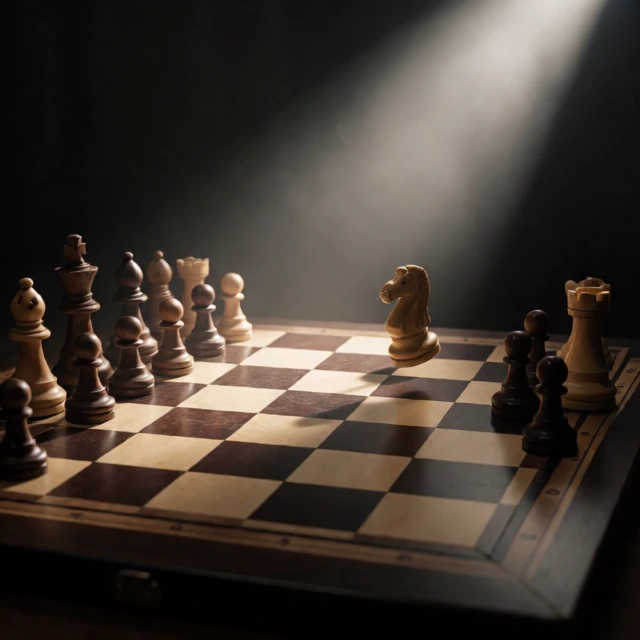
#> input picture bot/thumbs_src/gen01_58c1a01e.webp, 640 x 640 px; its folder holds only this picture in this run
$ python make_thumbnail.py
#> lines starting #> are read from the running program, lines starting #| are printed output that depends on the picture
### bot/gold_thumb.py
# -*- coding: utf-8 -*-
"""Chess thumbnails: 16:9 (long) and 9:16 (short).
Gold Impact text on black bordered boxes, centered, attention hooks."""
import os, sys
from PIL import Image, ImageDraw, ImageFont, ImageEnhance, ImageFilter, ImageOps

IMPACT = r"C:\Windows\Fonts\impact.ttf"
ALT = [r"C:\Windows\Fonts\arialbd.ttf", r"C:\Windows\Fonts\ariblk.ttf"]

GOLD_TOP = (255, 238, 140)
GOLD_MID = (255, 197, 34)
GOLD_BOT = (166, 112, 0)

MODES = {"long": (1280, 720), "short": (720, 1280)}


def _build_hooks():
    """Big rotating pool of attention hooks.

    Rules: no "mate in 1/2" claims (the answer may be 3 moves deep),
    no fixed move counts, every line is a question or a dare.
    """
    h = [
        "HOW ARE YOU GOING TO SOLVE THIS?",
        "TELL ME YOU CAN SOLVE THIS",
        "SO... HOW DO YOU SOLVE THIS?",
        "THIS ONE WILL HURT YOUR BRAIN",
        "YOU CAN'T SOLVE THIS PUZZLE",
        "CAN YOU SOLVE THIS PUZZLE?",
        "ONLY 1% SOLVE THIS",
        "IMPOSSIBLE CHESS PUZZLE",
        "FIND THE MOVE OR LOSE",
        "THIS POSITION IS A LIE",
        "99% PLAY THE WRONG MOVE",
        "GRANDMASTER LEVEL TRAP",
        "SOLVE IT IN 5 SECONDS",
        "THE PUZZLE THAT BREAKS ENGINES",
        "HIDDEN KILL IS HERE",
        "LOOK CLOSER AT F7",
        "NOBODY SEES THIS COMING",
        "BLACK IS DOOMED... OR IS HE?",
        "THE SILENT KILLER MOVE",
        "SACRIFICE THAT WINS IT ALL",
        "STOP! LOOK AT THE BOARD",
        "WHY IS THIS A TRAP?",
        "YOU'LL MISS THIS MOVE",
        "FIND THE WINNING BLOW",
        "TEST YOUR BRAIN NOW",
        "THE BRILLIANT MOVE",
        "SPOT THE WINNING LINE",
        "CAN YOU CRACK THIS?",
        "THE FORK NOBODY SAW",
        "YOUR MOVE... FIND IT",
        "MISS IT AND YOU LOSE",
        "THE TRAP IS SET",
        "SHOCKING FINAL MOVE",
        "HISTORY'S BEST SACRIFICE",
        "EVERY GRANDMASTER KNOWS THIS",
        "THE MOVE THEY FEAR",
        "THIS LOSES THE GAME",
        "HIDDEN IN PLAIN SIGHT",
        "DON'T MOVE THE KNIGHT",
        "THE PERFECT AMBUSH",
        "NOT EVEN ENGINE CAN SAVE THIS",
        "THE KING IS TRAPPED",
        "NOBODY SEES THE FORK",
        "PLAY THIS AND WIN",
        "THE DEADLIEST SQUARE",
        "CALCULATE IT NOW",
        "THE CHESS ILLUSION",
        "THIS CHANGES EVERYTHING",
        "IF YOU SEE IT, YOU'RE GOOD",
        "BLUNDERS EVERYONE MAKES",
        "SOLVE OR SCROLL AWAY",
        "ARE YOU A CHESS MASTER?",
        "WILL YOU FIND IT?",
        "THE BEST MOVE IS NOT OBVIOUS",
        "CHESS GENIUSES ONLY",
        "STARE AT THIS FOR 10 SECONDS",
        "WHY IS EVERYONE BLUNDERING HERE?",
        "THE MOVE NO CLUB PLAYER SEES",
        "ONE CLICK AND YOU'RE STUCK",
        "STOP SCROLLING. SOLVE THIS.",
        "READ THE BOARD OR REGRET IT",
        "YOUR EYES WILL LIE TO YOU",
        "THE QUIET MOVE THAT HURTS MOST",
        "EVERY SQUARE IS A TRAP HERE",
        "CAN YOU SEE WHAT THE ENGINE SEES?",
        "9 OUT OF 10 MISS THIS",
        "THIS LOOKS SAFE. IT ISN'T.",
        "FIND IT BEFORE I FLIP THE BOARD",
        "THE MOST MISSED MOVE ONLINE",
        "WHAT WOULD YOU PLAY HERE?",
        "YOUR TURN. THINK.",
        "DON'T GUESS. CALCULATE.",
        "THE DEFENCE NOBODY BELIEVES IN",
        "SACRIFICE FIRST, THINK LATER",
        "ONE MOVE DECIDES EVERYTHING",
        "WHY IS THE ROOK SITTING THERE?",
        "THE HANGING PIECE IS A BAIT",
        "IT LOOKS LOSING. IT'S NOT.",
        "IT LOOKS WINNING. IT'S NOT.",
        "THE COUNTER NOBODY EXPECTS",
        "SOLVE THIS LIKE A GRANDMASTER",
        "YOU HAVE ONE TRY. USE IT.",
        "SHARP EYES ONLY",
        "THE TACTIC HIDDEN IN 3 PIECES",
        "FIND THE ONLY MOVE THAT WORKS",
        "EVERY OTHER MOVE LOSES",
        "TRY IT. I'LL WAIT.",
        "THE POSITION THAT FOOLS ENGINES",
        "CAN YOU HOLD THIS DEFENCE?",
        "THIS IS WHY YOU LOSE ENDGAMES",
        "THE PAWN THAT WINS THE GAME",
        "WATCH THE DARK SQUARES",
        "THE FORK IS ALREADY THERE",
        "COUNT THE DEFENDERS FIRST",
        "ONE SQUARE CHANGES EVERYTHING",
        "THE MOVE THAT SHOOK THE TOURNAMENT",
        "TRUST YOUR CALCULATION",
        "NO HINTS. JUST THE BOARD.",
        "THE LAST PIECE THAT MATTERS",
        "YOU ARE ABOUT TO BLUNDER",
        "SOLVE IT BEFORE THE CLOCK HITS 0",
        "WHY DID THEY GIVE UP THE PIECE?",
        "IS THE KING REALLY SAFE?",
        "THE OPEN FILE IS THE KEY",
        "MISS THIS AND IT'S OVER",
        "THE DEFLECTION THAT WINS MATERIAL",
        "FIND THE PIN BEFORE IT'S TOO LATE",
        "THE EXCHANGE THAT CHANGES EVERYTHING",
        "CAN YOU SPOT THE BACK RANK?",
        "THIS ENDGAME ISN'T DRAWN",
        "THE MOVE THAT BREAKS THE FORTRESS",
        "WHY IS THE KNIGHT SO STRONG HERE?",
        "YOUR FIRST INSTINCT IS WRONG",
        "CALCULATE TO THE END",
        "THE SILENT THREAT ON THE NEXT MOVE",
        "GRANDMASTERS SEE THIS INSTANTLY",
        "ONLY PATIENT PLAYERS FIND THIS",
        "THE QUIETEST WIN OF THE DAY",
        "LOOK TWICE BEFORE YOU TOUCH A PIECE",
        "WHY IS EVERY PIECE DEFENDING?",
        "THE SACRIFICE THAT MAKES NO SENSE",
        "IT'S NOT ABOUT THE PIECES",
        "THE MOVE YOU'LL WISH YOU FOUND",
        "ARE YOU BRAVE ENOUGH TO SACRIFICE?",
        "TWO PIECES ARE AWAITING YOU",
        "FIND THE MOVE EVERYONE MISSES",
        "THE LONGEST CALCULATION WINS",
        "THIS PUZZLE DOESN'T FORGIVE",
        "STEP BY STEP. MOVE BY MOVE.",
        "WHY IS THE QUEEN THERE?",
        "THE MOVE THAT SILENCES THE ROOM",
        "YOU SEE A DRAW. I SEE A WIN.",
        "THE ONLY CHANCE IS HIDDEN",
        "BLINK AND IT'S GONE",
        "THE WIN IS IN THE DETAILS",
        "PLAY THE MOVE THAT SCARES THEM",
        "HUNT THE WEAK KING",
        "THE PAWN STORM STARTS NOW",
        "COULD YOU DEFEND THIS?",
        "THE TACTIC YOUR COACH TAUGHT YOU",
        "IT ALL DEPENDS ON ONE MOVE",
        "YOUR CALCULATION STARTS NOW",
        "SEE THE FORK BEFORE YOU MOVE",
        "THE BEST DEFENCE IS A COUNTERATTACK",
        "WHY IS THIS POSITION DRAWN?",
        "FIND THE ONLY RESOURCE",
        "THE MOVE THAT SAVES THE GAME",
        "PLAY LIKE A CHAMPION",
        "THIS BOARD IS FULL OF SECRETS",
        "ONE MISTAKE ENDS IT",
        "THE HIDDEN DEFENCE",
        "CAN YOU OUTPLAY THE ENGINE?",
        "THE MOST BEAUTIFUL MOVE HERE",
        "WHERE IS THE COUNTERPLAY?",
        "THE REASON BEHIND THE SACRIFICE",
        "THINK BEFORE YOU RECAREER",
        "THE SQUARE THEY ALL FORGET",
        "YOU ARE CLOSER THAN YOU THINK",
        "SOLVE IT LIKE THE WORLD CHAMPION",
        "THE MOVE THAT ENDS THE ARGUMENT",
        "NO SHORTCUTS HERE",
        "THE ENDGAME TRICK THAT WORKS EVERY TIME",
        "WHY IS THE BISHOP AIMING THERE?",
        "SPOT THE UNDEFENDED PIECE",
        "THE STRATEGIC MOVE NOBODY TALKS ABOUT",
        "READ MY MIND. FIND THE MOVE.",
        "THIS POSITION HAS ONE ANSWER",
        "FIND IT AND YOU'RE READY",
        "THE CRITICAL MOMENT",
        "DARE TO CALCULATE DEEPER",
        "THE MOVE THAT OPENS EVERYTHING",
        "WATCH THE COUNTERPLAY",
        "YOU'LL THANK ME AFTER THIS",
        "THE LAST DEFENCE COLLAPSES",
        "WHY DID THE ENGINE PANIC?",
        "WHERE IS THE CHECKMATE NET?",
        "THE MOVE THAT CHANGES THE PLAN",
        "TRY TO FIND IT WITHOUT MOVING",
        "ATTACK FROM THE OTHER SIDE",
        "THE OPENING TRAP RETURNS",
        "NOTHING HERE IS WHAT IT SEEMS",
        "THE KING WISHES IT HAD AN ESCAPE",
        "EVERY MOVE HAS A PRICE",
        "THE ACCURATE MOVE IS SURPRISING",
        "THINK LIKE A MACHINE",
        "THIS BOARD IS A LIE",
        "FIND THE WIN THE CROWD MISSED",
        "THE FINAL PIECE OF THE PUZZLE",
        "LOOK AT THE H FILE",
        "THE MOST UNLUCKY BLUNDER",
        "WHY IS BLACK SMILING HERE?",
        "WHY IS WHITE SMILING HERE?",
        "COUNT THE TEMPI",
        "ONE INACCURACY AND IT'S GONE",
        "THE MOVE THAT WINS THE TIEBREAK",
        "THE ONLY SQUARE THAT WORKS",
        "YOU ARE ONE MOVE AWAY",
        "IT'S NOT OVER UNTIL IT'S OVER",
        "TRUST THE FORK",
        "THIS IS HOW CHAMPIONS THINK",
        "THE PUZZLE EVERYONE GETS WRONG",
        "SOLVE IT NOW. DON'T WAIT.",
        "THE PIN THAT DECIDES THE GAME",
        "THE MOVES SPEAK FOR THEMSELVES",
        "WATCH OUT FOR THE BACK RANKER",
        "THE SMOTHERED KING IS WAITING",
        "DISCOVER THE HIDDEN ATTACK",
        "THE MOVE THAT SHOCKED THE COMMENTATORS",
        "WHY IS THIS SO DIFFICULT?",
        "YOUR CLOCK IS TICKING",
        "A SINGLE PAWN CAN WIN THIS",
        "THE OPENING YOU SHOULD FEAR",
        "THE STRATEGY BEHIND THE SACRIFICE",
        "CAN YOU FINISH THE JOB?",
        "THE ONLY LINE THAT SURVIVES",
        "SPOT IT BEFORE THE ENGINE DOES",
        "WHY IS THE ROOK SACRIFICED?",
        "THE MOVE THAT ENDS THE DEBATE",
        "IT'S A TRAP. OR IS IT?",
        "THE MATERIAL IS EQUAL. THE POSITION ISN'T.",
        "SOLVE IT WITH YOUR EYES CLOSED",
        "EVERY CHESS PLAYER SHOULD KNOW THIS",
        "THE COUNTERATTACK YOU MISSED",
        "WHEN THE DEFENCE BECOMES AN ATTACK",
        "FIND THE ONLY KING MOVE THAT WINS",
        "THE QUEEN SAC EVERYONE DREAMS ABOUT",
        "YOU WOULDN'T DARE",
        "THE MOVE THAT WRITES HISTORY",
        "YOU HAVE TO SEE THIS",
        "WHAT IS THE BEST MOVE HERE?",
        "THE HIDDEN MOVE BEHIND THE MASK",
        "THE BOARD IS WAITING FOR YOU",
        "THE DEEPEST CALCULATION WINS",
        "LOOK AT THE FORKS IN THE CENTER",
        "THE SMALL MOVE WITH A BIG PUNCH",
        "CAN YOU SPOT THE STALEMATE TRICK?",
        "THIS IS PURE CHESS ART",
        "THE REASON THEY RESIGNED",
        "ONE PIECE DOES ALL THE WORK",
        "WHY IS THE BISHOP SO POWERFUL?",
        "YOU'LL NEVER GUESS THE FIRST MOVE",
        "THE SHARPEST LINE ON THE BOARD",
        "SOLVE IT LIKE YOU MEAN IT",
        "THE CHECK THAT CHANGES EVERYTHING",
        "ARE YOU READY FOR THE COMBINATION?",
        "IT'S TIME TO CALCULATE",
        "THE MATE NET IS ALREADY THERE",
        "THE LAST THING YOUR OPPONENT EXPECTS",
        "FIND THE HIDDEN GEOMETRY",
        "THE MOST SATISFYING FINISH",
        "WHY ARE ALL PIECES POINTING AT THE KING?",
        "ONE DEFENDER IS MISSING",
        "THE FINAL BLOW IS CLOSE",
        "NO ENGINE CAN SAVE THIS POSITION",
        "FIND THE SECOND BEST MOVE? NO. THE BEST.",
        "THE TRICK THAT WINS ON TIME",
        "WHEN EVERY MOVE IS A THREAT",
        "YOU MUST SEE THE COMBINATION",
        "THE TACTIC THAT NEVER FAILS",
        "BLUNDER OR BRILLIANCY?",
        "TRUST THE PROCESS. FIND THE MOVE.",
        "WHY IS THIS THE CRITICAL POSITION?",
        "YOU'LL BE SURPRISED BY THE ANSWER",
        "THE ANSWER IS NOT OBVIOUS",
        "LET'S SEE HOW YOU THINK",
        "PROVE YOU'RE A 2000+ PLAYER",
        "THIS IS YOUR DAILY CHESS TEST",
        "SOLVE IT BEFORE YOU SCROLL",
        "THE WIN IS HIDING IN PLAIN SIGHT",
        "SPOT THE MATING NET",
        "WHY IS THE KING WALKING FORWARD?",
        "THE MOVE THAT BREAKS EVERYTHING",
        "FIND THE ONLY MOVE OR GAME OVER",
        "THE CLEVEREST MOVE TODAY",
        "CAN YOU FIND THE UNICORN MOVE?",
        "THE ENDGAME HAS SECRETS",
        "HOW DID THEY MISS THIS?",
        "THE MOST BEAUTIFUL TACTIC ONLINE",
        "YOU ARE BEING TESTED",
        "DO YOU SEE THE THREAT?",
        "WHAT COMES AFTER THE SACRIFICE?",
        "IT TAKES COURAGE TO PLAY THIS",
        "THE POSITION THAT MAKES YOU THINK",
        "STOP. CALCULATE. MOVE.",
        "THE WIN STARTS WITH A PAWN",
        "WHY IS THE KNIGHT ON THE RIM?",
        "YOU'LL WANT TO TAKE THAT PIECE. DON'T.",
        "THE ONLY CHANCE TO ESCAPE",
        "ONE MOVE SEPARATES YOU FROM VICTORY",
        "THE UNEXPECTED RESOURCE",
        "FIND THE MOVE BEFORE I DO",
        "THIS IS WHERE THE GAME IS WON",
        "THE KING HUNT BEGINS NOW",
        "ARE YOU SURE THE PIN WORKS?",
        "THE FORGOTTEN DEFENSIVE MOVE",
        "DOES THE QUEEN HAVE ENOUGH SQUARES?",
        "THE MOST MISUNDERSTOOD POSITION",
        "YOU HAVE TO CALCULATE TWICE",
        "FIND THE MOVE THAT MAKES THE CROWD CHEER",
        "THIS IS PURE MAGIC",
        "ONE MISTAKE AND IT'S A DRAW",
        "WHY IS THIS ENDGAME WON?",
        "WHAT IS THE ONLY MOVE THAT WINS?",
        "THE HIDDEN GEM OF THIS POSITION",
        "I CHALLENGE YOU TO SOLVE THIS",
        "THE MOVE THAT BREAKS THE INTERNET",
        "THE LONG CALCULATION PAYS OFF",
        "YOUR OPPONENT HOPES YOU MISS IT",
        "PLAY THE MOVE THAT LOOKS WRONG",
        "THE CRITICAL SQUARE IS OPEN",
        "WHY DID THEY LEAVE THE PIECE HANGING?",
        "THE ATTACK NOBODY SAW COMING",
        "IT'S A BRILLIANCY. CAN YOU FIND IT?",
        "THE FINAL SEQUENCE",
        "YOU ARE LOOKING AT THE WRONG PIECE",
        "THE MOVE THAT SURPRISED THE ENGINE",
        "WHEN PATIENCE BECOMES A WEAPON",
        "THE ONLY MOVE I WOULD PLAY",
        "CAN YOU HOLD THE TENSION?",
        "THE SECRET OF THIS POSITION",
        "YOUR TURN TO BE CREATIVE",
        "THE MOVE THAT DESERVES A ROUND OF APPLAUSE",
        "WHY IS THIS GAME STILL ALIVE?",
        "SHOW ME YOU CAN FINISH THIS",
        "THE MOST PAINFUL MOVE TO FACE",
        "EVERY CHESS FAN SHOULD SOLVE THIS",
        "LOOK BEYOND THE OBVIOUS",
        "FIND THE MOVE THAT MAKES IT ALL CLICK",
        "DOES THE FORK REALLY WORK?",
        "THE CHESS PUZZLE THAT NEVER GETS OLD",
        "YOU ARE ONE INSIGHT AWAY",
        "IS THE SACRIFICE SOUND?",
        "WHAT WOULD A GRANDMASTER PLAY?",
        "THE MOVE YOU DIDN'T EXPECT",
        "TAKE A DEEP BREATH AND SOLVE",
        "THIS IS THE MOMENT OF TRUTH",
        "WHY IS THE PAWN SO DANGEROUS NOW?",
        "THE LAST MOVE WAS A MISTAKE",
        "CAN YOU PUNISH IT?",
        "THE ONE MOVE THAT MAKES EVERYTHING WORK",
        "NOW OR NEVER",
        "THE FINISHING SEQUENCE IS RIGHT THERE",
        "THE POSITION DEMANDS A SACRIFICE",
        "FIND THE MOVE THAT SILENCES DOUBT",
        "WHEN YOUR OPPONENT'S BEST MOVE IS A RETREAT",
        "YOU'LL WANT TO PAUSE THE VIDEO",
        "THE MOST UNEXPECTED WIN",
        "WHERE IS THE COUNTERATTACK?",
        "THE BOARD IS SET FOR A COMBINATION",
        "YOU WILL NOT BELIEVE THIS ONE",
        "THIS POSITION IS PURE CHAOS",
        "WHY IS THE ENGINE SCREAMING?",
        "TRY NOT TO BLUNDER",
        "THE MOVE THAT CLOSES THE GAME",
        "SOLVE IT LIKE A PRO",
        "FIND THE ONLY PATH TO VICTORY",
        "WHAT IS THE CORRECT ORDER OF MOVES?",
        "THE PUZZLE THAT SEPARATES AMATEURS FROM PROS",
        "THE HIT THAT ENDS THE DEBATE",
        "PROVE YOU UNDERSTAND THIS POSITION",
        "WHY IS THE ROOK SACRIFICED?",
        "SOLVE IT BEFORE THE HINT COMES",
        "WHAT IS YOUR FIRST MOVE?",
        "THE MASTERCLASS MOVE",
        "YOU'VE SEEN THIS PATTERN BEFORE",
        "ONE SQUARE AWAY FROM VICTORY",
        "THE REASON THIS POSITION IS FAMOUS",
        "FIND THE MOVE THAT MAKES HISTORY",
        "WHEN THE DEFENCE FINALLY CRACKS",
        "THE FINAL WORD IS YOURS",
    ]
    # combinatorial families -> grows the pool past 1000 unique lines
    who = ["YOU", "99% OF PLAYERS", "EVERY BEGINNER", "MOST CHESS FANS", "NOBODY",
           "ALMOST EVERYONE", "CLUB PLAYERS", "YOUNG TALENTS", "YOUR FRIENDS",
           "EXPERTS AT FIRST GLANCE", "STREAMERS", "PEOPLE ONLINE"]
    fail = ["CAN'T SOLVE THIS", "WILL NEVER SEE THIS", "MISS THIS EVERY TIME",
            "BLUNDER THIS POSITION", "FAIL THIS TEST", "GET THIS WRONG",
            "PLAY THE OBVIOUS MOVE", "FALL FOR THIS TRAP", "CHOOSE THE WRONG SQUARE",
            "GIVE UP ON THIS POSITION"]
    for a in who:
        for b in fail:
            h.append("%s %s" % (a, b))
    for p in (1, 2, 3, 4, 5, 7, 10, 12, 15, 20, 25, 30, 40, 50, 60, 70, 80, 90, 95, 99):
        h += ["ONLY %d%% SOLVE THIS" % p, "%d%% GET THIS WRONG" % p,
              "%d%% PLAY THE WRONG MOVE" % p, "%d%% CAN'T FIND IT" % p,
              "CAN YOU BEAT THE %d%%?" % p, "THE MOVE %d%% MISS" % p,
              "ONLY %d%% SEE THE SECOND MOVE" % p]
    for s in (3, 5, 7, 8, 10, 12, 15, 20, 30, 60):
        h += ["CAN YOU FIND IT IN %d SECONDS?" % s, "SOLVE IT IN %d SECONDS" % s,
              "YOU HAVE %d SECONDS. GO." % s, "%d SECONDS TO FIND THE MOVE" % s]
    for adj in ("BRILLIANT", "SHOCKING", "SILENT", "DEADLY", "CUNNING", "BEAUTIFUL",
                "STRATEGIC", "TACTICAL", "UNEXPECTED", "HIDDEN", "DANGEROUS", "PAINFUL",
                "RUTHLESS", "CLEVER", "TRICKY", "QUIET", "SHARP", "DEEP", "EASY",
                "TRAGIC", "MAGICAL", "TEXTBOOK", "GENIUS", "NASTY", "CLEAN", "PURE",
                "INSANE", "CRAZY", "LEGENDARY", "MASTERFUL", "DELICIOUS", "DEVASTATING",
                "SPOT-ON", "SURPRISING", "FAMOUS", "CLASSIC", "MODERN", "VINTAGE",
                "FEARLESS", "PATIENT", "BRUTAL", "GENTLE", "LOADED", "PICTURE-PERFECT"):
        h += ["THE %s MOVE THEY ALL MISS" % adj,
              "THIS %s TACTIC ALWAYS WORKS" % adj,
              "WHY IS THIS THE %s MOVE?" % adj,
              "%s! CAN YOU SEE WHY?" % adj]
    for target in ("THE HANGING QUEEN", "THE OPEN FILE", "THE WEAK KING", "THE LONE PAWN",
                   "THE SLEEPING BISHOP", "THE TRAPPED KNIGHT", "THE EMPTY BACK RANK",
                   "THE CENTRAL PAWN", "THE DEFENCE", "THE FORGOTTEN ROOK",
                   "THE CASTLED KING", "THE PASSED PAWN"):
        h += ["PUNISH %s NOW" % target, "ATTACK %s BEFORE IT'S TOO LATE" % target,
              "EVERYTHING ABOUT %s" % target, "WHY IS %s SO IMPORTANT?" % target]
    for thing in ("ENGINE", "GRANDMASTER", "COMMENTATORS", "WORLD CHAMPION",
                  "YOUR COACH", "THE CROWD", "YOUR OPPONENT", "THE ARBITER",
                  "SOCIAL MEDIA", "THE EXPERTS"):
        h += ["THE MOVE THAT SHOCKED THE %s" % thing, "WHY DID THE %s MISS IT?" % thing,
              "NOBODY TOLD THE %s" % thing, "THE %s COULDN'T BELIEVE THIS" % thing]
    for area in ("F7", "THE CENTER", "THE BACK RANK", "THE H FILE", "THE D FILE",
                 "THE QUEENSIDE", "THE DARK SQUARES", "THE OPEN FILE", "THE KING SIDE",
                 "THE PASSING PAWN", "THE BACK RANK", "THE CORNER", "THE LAST RANK"):
        h += ["LOOK CLOSER AT %s" % area, "EVERYTHING DEPENDS ON %s" % area,
              "THE SECRET IS IN %s" % area, "WATCH %s CAREFULLY" % area]
    for verb in ("FIND THE WINNING MOVE", "SPOT THE HIDDEN THREAT", "CRACK THIS POSITION",
                 "BREAK THE DEFENCE", "SEE THE COMBINATION", "FINISH THE GAME",
                 "PUNISH THE MISTAKE", "TURN THE TIDE", "ESCAPE THE TRAP",
                 "WIN THE ENDGAME", "HOLD THE POSITION", "SAVE THE GAME"):
        h += [verb + " NOW", verb + " BEFORE IT'S TOO LATE", verb + " OR LOSE",
              "CAN YOU " + verb + "?", verb + " LIKE A PRO"]
    seen, out = set(), []
    for x in h:
        x = " ".join(x.upper().split())
        if 8 <= len(x) <= 44 and x not in seen:
            seen.add(x)
            out.append(x)
#> in make, img is the input picture: PIL image 640x640 RGB; mean R, G, B 66.2, 57.3, 49.6
    return out


HOOKS = _build_hooks()
# aliases kept for older scripts
CHESS_HOOKS = HOOKS


def load_font(size):
    for p in [IMPACT] + ALT:
        if os.path.exists(p):
            try:
                return ImageFont.truetype(p, size)
            except Exception:
                pass
    return ImageFont.load_default()


def fit_cover(img, w, h):
#> called with w = 1280, h = 720
    img = img.convert("RGB")
    sw, sh = img.size
    scale = max(w / sw, h / sh)
    img = img.resize((max(w, int(sw * scale + 0.5)), max(h, int(sh * scale + 0.5))), Image.LANCZOS)
#> img: PIL image 1280x1280 RGB
    x = (img.width - w) // 2
    y = (img.height - h) // 2
    return img.crop((x, y, x + w, y + h))
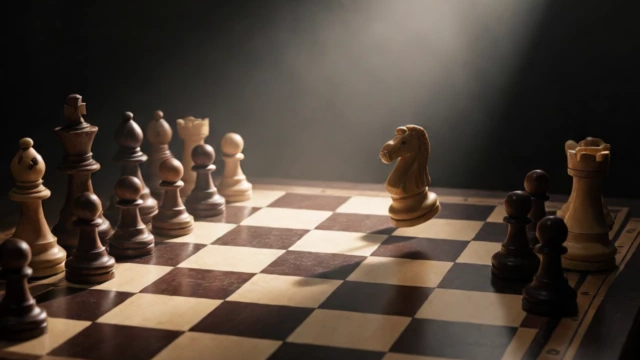
#> returned value: PIL image 1280x720 RGB (shown at 1/2 size); mean R, G, B 79.4, 67.3, 57.3


def gold_gradient(w, h):
    g = Image.new("RGB", (w, h))
    px = g.load()
    for y in range(h):
        t = y / max(1, h - 1)
        if t < 0.55:
            k = t / 0.55
            c = tuple(int(GOLD_TOP[i] + (GOLD_MID[i] - GOLD_TOP[i]) * k) for i in range(3))
        else:
            k = (t - 0.55) / 0.45
            c = tuple(int(GOLD_MID[i] + (GOLD_BOT[i] - GOLD_MID[i]) * k) for i in range(3))
        for x in range(w):
            px[x, y] = c
    return g


def wrap(draw, text, font, maxw):
    words, lines, cur = text.split(), [], ""
    for w in words:
        t = (cur + " " + w).strip()
        if draw.textlength(t, font=font) <= maxw or not cur:
            cur = t
        else:
            lines.append(cur)
            cur = w
    if cur:
        lines.append(cur)
    return lines


def make(src, out, mode="long", hook_idx=0, color_base=True, hook_text=None):
    W, H = MODES[mode]
    img = Image.open(src)
    img = fit_cover(img, W, H)

    if color_base:
        base = ImageEnhance.Color(img).enhance(0.9)
        base = ImageEnhance.Contrast(base).enhance(1.12)
    else:
        base = ImageOps.grayscale(img)
        base = ImageEnhance.Contrast(base).enhance(1.35).convert("RGB")

    # clone a neighbouring strip over the generator watermark (bottom-right)
    wm_w, wm_h = int(W * 0.26), int(H * 0.11)
    x0, y0 = W - wm_w, H - wm_h
    src_x = max(0, x0 - wm_w)
    patch = base.crop((src_x, y0, x0, H))
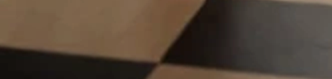
#> patch: PIL image 332x79 RGB; mean R, G, B 82.2, 67.9, 54.7
    patch = patch.transpose(Image.FLIP_LEFT_RIGHT)
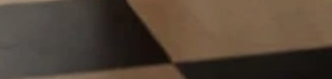
#> patch: PIL image 332x79 RGB; mean R, G, B 82.2, 67.9, 54.7
    base.paste(patch, (x0, y0))

    # vignette
    vig = Image.new("L", (W, H), 0)
#> vig: PIL image 1280x720 L; every value is 0
#> (the rest of the program and of its run is left out)
